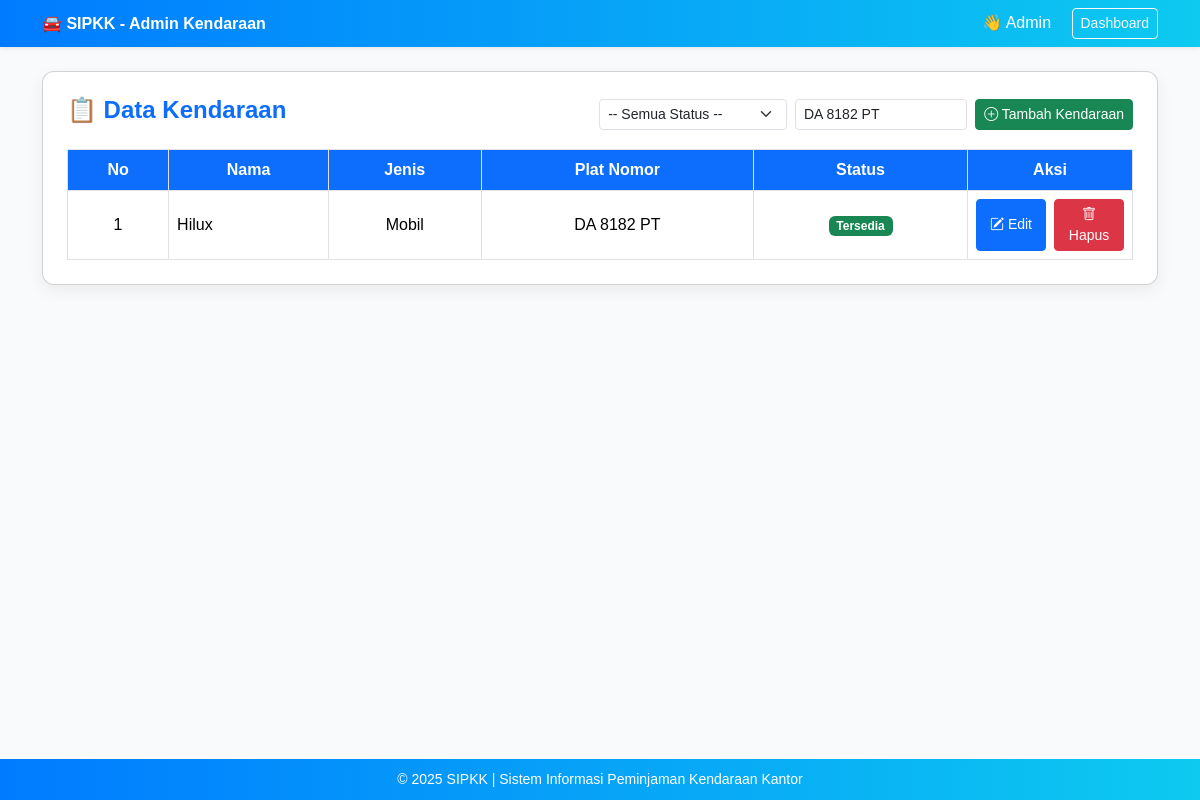
/admin/kendaraan_tampil.php?plat=DA 8182 PT (signed in), run on the app's committed database.
### tables this page shows
CREATE TABLE `kendaraan` (
  `id_kendaraan` int(11) NOT NULL,
  `jenis` int(1) NOT NULL,
  `merk` varchar(100) NOT NULL,
  `plat_nomor` varchar(20) NOT NULL,
  `status` int(1) DEFAULT NULL,
  `konsumsi_bbm` float DEFAULT NULL
);

### admin/kendaraan_tampil.php (the view, shortened to what this page needs)
<?php
include "../config/koneksi.php";
$filter_plat   = isset($_GET['plat']) ? mysqli_real_escape_string($koneksi, trim($_GET['plat'])) : '';
$query = "SELECT * FROM kendaraan WHERE 1=1";
if ($filter_plat !== '') $query .= " AND plat_nomor LIKE '%".$filter_plat."%'";
$query .= " ORDER BY id_kendaraan DESC";
$result = mysqli_query($koneksi, $query);
?>
<!DOCTYPE html>
<html lang="id">
<head>
  <link href="https://cdn.jsdelivr.net/npm/bootstrap@5.3.3/dist/css/bootstrap.min.css" rel="stylesheet">
  <link rel="stylesheet" href="https://cdn.jsdelivr.net/npm/bootstrap-icons@1.11.1/font/bootstrap-icons.css">
</head>
<body>
<header class="py-2 mb-4 shadow-sm">
  <div class="container d-flex justify-content-between align-items-center">
    <a class="navbar-brand text-white fw-bold" href="dashboard.php">🚘 SIPKK - Admin Kendaraan</a>
    <div>
      <span class="text-white me-3">👋 <?= htmlspecialchars($_SESSION['username'] ?? 'Admin'); ?></span>
      <a href="dashboard.php" class="btn btn-outline-light btn-sm">Dashboard</a>
    </div>
  </div>
</header>
<main class="container mb-5">
  <div class="card p-4">
    <div class="d-flex justify-content-between align-items-center mb-3 flex-wrap">
      <h4 class="text-primary fw-bold mb-2">📋 Data Kendaraan</h4>
      <div class="d-flex gap-2">
        <form id="filterForm" method="get" class="d-flex gap-2 align-items-center">
          <select name="status" class="form-select form-select-sm" onchange="this.form.submit()">
            <option value="">-- Semua Status --</option>
          </select>
          <input type="text" name="plat" id="platInput" class="form-control form-control-sm" placeholder="Cari plat..." value="<?= htmlspecialchars($filter_plat); ?>">
        </form>
        <button class="btn btn-success btn-sm" data-bs-toggle="modal" data-bs-target="#modalTambahKendaraan"><i class="bi bi-plus-circle"></i> Tambah Kendaraan</button>
      </div>
    </div>
    <div class="table-responsive">
      <table class="table table-bordered align-middle text-center mb-0">
        <thead>
          <tr>
            <th>No</th>
            <th>Nama</th>
            <th>Jenis</th>
            <th>Plat Nomor</th>
            <th>Status</th>
            <th style="width:160px">Aksi</th>
          </tr>
        </thead>
        <tbody>
          <?php if (mysqli_num_rows($result) > 0): $no=1;
          while($row=mysqli_fetch_assoc($result)): ?>
          <tr>
            <td><?= $no++; ?></td>
            <td class="text-start"><?= htmlspecialchars($row['merk']); ?></td>
            <td><?= $row['jenis']=='1'?'Mobil':'Motor Dinas'; ?></td>
            <td><?= htmlspecialchars($row['plat_nomor']); ?></td>
            <td>
              <?php
                $status_map = [
                  '1'=>['Tersedia','success'],
                  '2'=>['Diproses','info'],
                  '3'=>['Dipinjam','warning text-dark'],
                  '4'=>['Rusak','danger'],
                  '5'=>['Perbaikan','primary']
                ];
                $slabel=$status_map[$row['status']][0];
                $sclass=$status_map[$row['status']][1];
              ?>
              <span class="badge bg-<?= $sclass ?>"><?= $slabel ?></span>
            </td>
            <td>
              <div class="action-buttons">
                <button class="btn btn-primary btn-sm"
                        data-bs-toggle="modal" data-bs-target="#modalEditKendaraan"
                        data-id="<?= $row['id_kendaraan'] ?>"
                        data-merk="<?= htmlspecialchars($row['merk'], ENT_QUOTES) ?>"
                        data-jenis="<?= $row['jenis'] ?>"
                        data-plat="<?= htmlspecialchars($row['plat_nomor'], ENT_QUOTES) ?>"
                        data-status="<?= $row['status'] ?>"><i class="bi bi-pencil-square"></i> Edit</button>
                <button class="btn btn-danger btn-sm"
                        data-bs-toggle="modal" data-bs-target="#modalHapus"
                        data-id="<?= $row['id_kendaraan'] ?>"><i class="bi bi-trash"></i> Hapus</button>
              </div>
            </td>
          </tr>
          <?php endwhile; else: ?>
          <tr><td colspan="6" class="text-muted py-3">🚘 Tidak ada data kendaraan.</td></tr>
          <?php endif; ?>
        </tbody>
      </table>
    </div>
  </div>
</main>
<footer>
  <p class="mb-0">© <?= date('Y'); ?> SIPKK | Sistem Informasi Peminjaman Kendaraan Kantor</p>
</footer>
</body>
</html>

### admin/kendaraan_tampil.php (style rules this page uses)
body { background-color: #f8fafc; font-family: 'Poppins', sans-serif; min-height: 100vh; display: flex; flex-direction: column; }
header { background: linear-gradient(90deg,#007bff,#0dcaf0); }
.card { border-radius: 12px; box-shadow: 0 6px 16px rgba(0,0,0,0.06); }
.table th { background:#0d6efd; color:#fff; }
.action-buttons { display: flex; justify-content: center; gap: 8px; }
.action-buttons .btn { min-width: 70px; }
footer { background: linear-gradient(90deg,#007bff,#0dcaf0); color: #fff; text-align: center; padding: 10px 0; margin-top: auto; font-size: 14px; }

### data on the page
kendaraan: merk "Hilux", jenis "Mobil", plat_nomor "DA 8182 PT", status "Tersedia"

### other printed values
$_SESSION['username'] "Admin"
